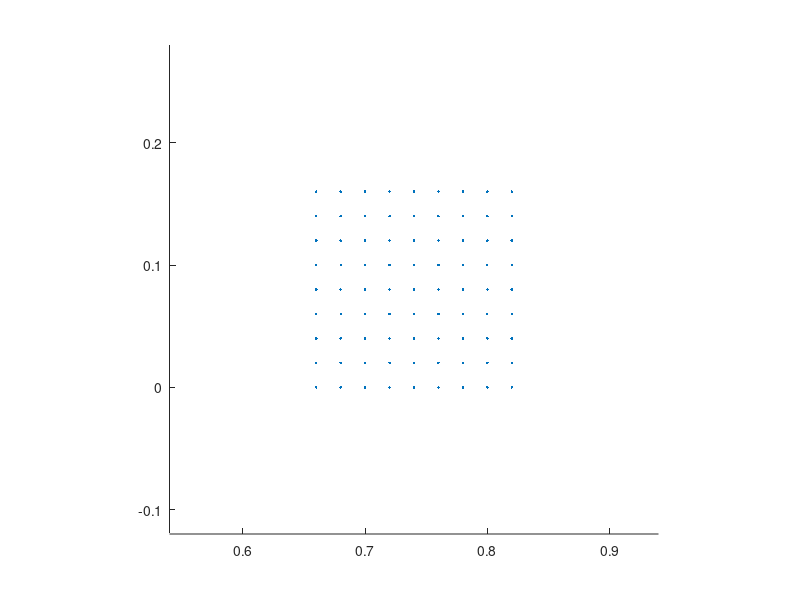

Reproduce this figure in MATLAB.
%% ---------------------------------------------------------------------
%%
%% Copyright (c) 2019 - 2020 by the IBAMR developers
%% All rights reserved.
%%
%% This file is part of IBAMR.
%%
%% IBAMR is free software and is distributed under the 3-clause BSD
%% license. The full text of the license can be found in the file
%% COPYRIGHT at the top level directory of IBAMR.
%%
%% ---------------------------------------------------------------------

  clear all;
  
  PATH = './';
  
  WallPath = strcat(PATH,'rectangle3d.vertex');
  %%
  % Domain parameters
  Lx = 3.22; Ly = 1.0; Lz = 1.0;
  Nx = 161;  Ny = 50; Nz = 50;
  
  % Dimensional parameters
  dx = Lx/Nx; dy = Ly/Ny; dz = Lz/Nz;
  Length = 0.16;
  Width  = 0.4;
  Height = 0.16;
  Xcom   = 0.74;
  Ycom   = 0.3 + Width/2;
  Zcom   = Height/2.0;
  
  NumPtsX = ceil(Length/dx) + 1
  NumPtsY = ceil(Width/dy) + 1
  NumPtsZ = ceil(Height/dz) + 1
  
  lag_pts = 0;
  
  % Generate Rectangular Prism
  for k = 1:NumPtsZ
    z = Zcom - Height/2 + (k-1)*dz;
      for j = 1:NumPtsY
          y = Ycom - Width/2 + (j-1)*dy;
          for i = 1:NumPtsX
                x = Xcom-Length/2 + (i-1)*dy;
                lag_pts = lag_pts+1;
                LagX(lag_pts) = x;
                LagY(lag_pts) = y;
                LagZ(lag_pts) = z;
          end
      end
  end
  

  figure;
  plot3(LagX,LagY, LagZ,'.')
  view(0,0)
  axis equal;
  
  %% write it in file
  
  lag_pts = length(LagY);
  fid = fopen(WallPath,'wt');
  fprintf(fid,'%d\n',lag_pts);
  
  for i = 1:length(LagX)
      fprintf(fid,'%12.7E\t\t%12.7E\t\t%12.7E\n',LagX(i), LagY(i),LagZ(i));
  end
  
  fclose(fid);
